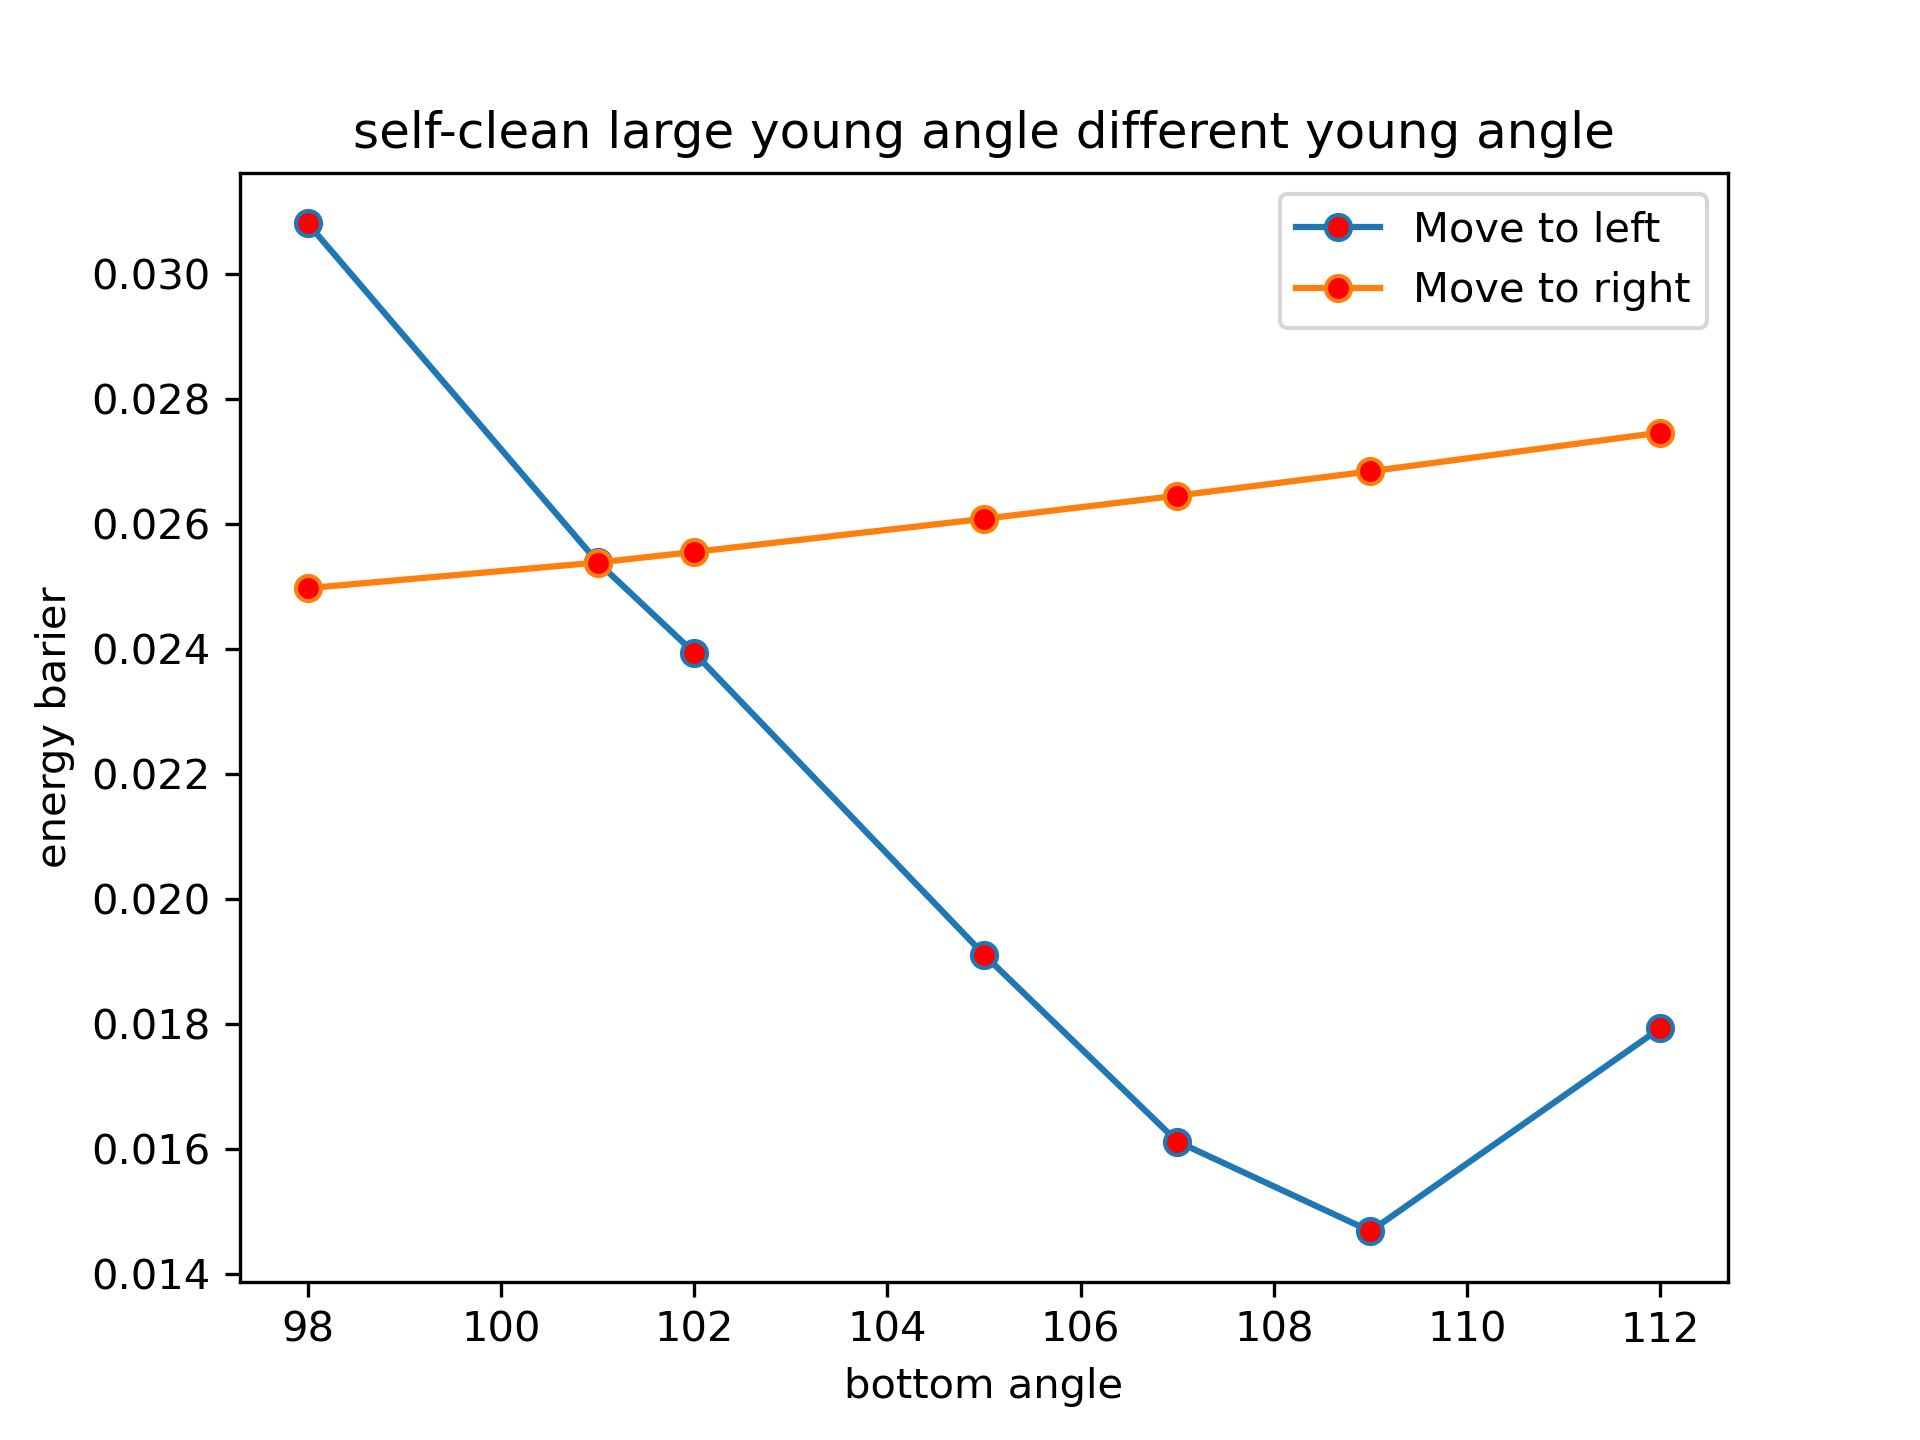

Reproduce this figure in Python.
import matplotlib.pyplot as plt
import numpy as np
import pandas as pd

from tools import display_barier

fenergy = np.array(
    [ 
        [0.87928, 0.91010, 0.88512, 0.88961, 0.87928],
        [0.80990, 0.83530, 0.80991, 0.81677, 0.80990],
        [0.78662, 0.81032, 0.78476, 0.79248, 0.78613],
        [0.71662, 0.73551, 0.70942, 0.72004, 0.71617],
        [0.66996, 0.68587, 0.65941, 0.67198, 0.66953],
        [0.62340, 0.63653, 0.60968, 0.62437, 0.62298],
        [0.55384, 0.56325, 0.53578, 0.55372, 0.55344],
    ]
)

average = fenergy[:, 0] + fenergy[:, -1]
average /= 2
fenergy[:, 0] = average
fenergy[:, -1] = average

label = "bottom angle"
item = [98,101, 102, 105, 107, 109, 112]

display_barier(
    x=item, y=fenergy, xlabel=label, ylabel="energy barier", label="Move to left"
)
display_barier(
    x=item,
    y=fenergy[:, ::-1],
    xlabel=label,
    ylabel="energy barier",
    label="Move to right",
)

plt.title("self-clean large young angle different young angle")
plt.legend()
plt.savefig("./sclean1_difftheta.png", dpi=300)
plt.show()
